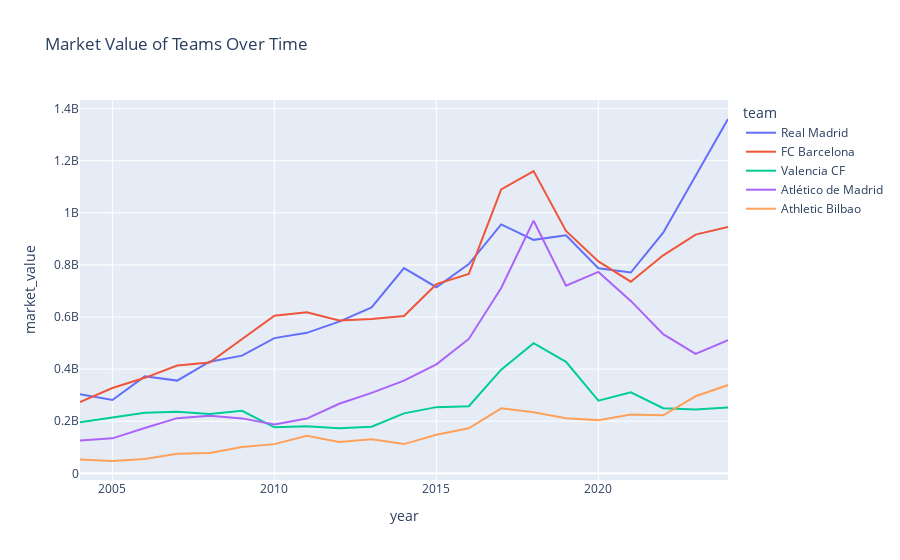

Notebook code for this chart:
### Code cell
teams = ['Real Madrid', 'FC Barcelona', 'Atlético de Madrid', 'Athletic Bilbao', 'Valencia CF']
show_financial_chart(teams=teams)

### Figure 1 — Plotly figure (JSON) as saved in the notebook; plotly's stock layout.template omitted (floating-point values rounded to 4 significant figures)
{"data": [{"hovertemplate": "team=Real Madrid<br>year=%{x}<br>market_value=%{y}<extra></extra>", "legendgroup": "Real Madrid", "line": {"color": "#636efa", "dash": "solid"}, "marker": {"symbol": "circle"}, "mode": "lines", "name": "Real Madrid", "orientation": "v", "showlegend": true, "type": "scatter", "x": [2004, 2005, 2006, 2007, 2008, 2009, 2010, 2011, 2012, 2013, 2014, 2015, 2016, 2017, 2018, 2019, 2020, 2021, 2022, 2023, 2024], "xaxis": "x", "y": [303700000, 281600000, 372200000, 355800000, 428600000, 451700000, 519000000, 539200000, 582400000, 636800000, 787800000, 714300000, 802900000, 955350000, 896100000, 913750000, 787300000, 770750000, 923450000, 1140000000, 1360000000], "yaxis": "y"}, {"hovertemplate": "team=FC Barcelona<br>year=%{x}<br>market_value=%{y}<extra></extra>", "legendgroup": "FC Barcelona", "line": {"color": "#EF553B", "dash": "solid"}, "marker": {"symbol": "circle"}, "mode": "lines", "name": "FC Barcelona", "orientation": "v", "showlegend": true, "type": "scatter", "x": [2004, 2005, 2006, 2007, 2008, 2009, 2010, 2011, 2012, 2013, 2014, 2015, 2016, 2017, 2018, 2019, 2020, 2021, 2022, 2023, 2024], "xaxis": "x", "y": [273030000, 327500000, 366500000, 413700000, 425400000, 515400000, 604700000, 618200000, 586600000, 592200000, 603800000, 726000000, 765300000, 1090000000, 1160000000, 930280000, 813500000, 735600000, 836800000, 916200000, 946000000], "yaxis": "y"}, {"hovertemplate": "team=Valencia CF<br>year=%{x}<br>market_value=%{y}<extra></extra>", "legendgroup": "Valencia CF", "line": {"color": "#00cc96", "dash": "solid"}, "marker": {"symbol": "circle"}, "mode": "lines", "name": "Valencia CF", "orientation": "v", "showlegend": true, "type": "scatter", "x": [2004, 2005, 2006, 2007, 2008, 2009, 2010, 2011, 2012, 2013, 2014, 2015, 2016, 2017, 2018, 2019, 2020, 2021, 2022, 2023, 2024], "xaxis": "x", "y": [195900000, 213550000, 232700000, 236500000, 227500000, 240000000, 176600000, 181000000, 172900000, 178800000, 230000000, 254000000, 257500000, 398050000, 499650000, 427800000, 278850000, 310600000, 249780000, 244730000, 253000000], "yaxis": "y"}, {"hovertemplate": "team=Atlético de Madrid<br>year=%{x}<br>market_value=%{y}<extra></extra>", "legendgroup": "Atlético de Madrid", "line": {"color": "#ab63fa", "dash": "solid"}, "marker": {"symbol": "circle"}, "mode": "lines", "name": "Atlético de Madrid", "orientation": "v", "showlegend": true, "type": "scatter", "x": [2004, 2005, 2006, 2007, 2008, 2009, 2010, 2011, 2012, 2013, 2014, 2015, 2016, 2017, 2018, 2019, 2020, 2021, 2022, 2023, 2024], "xaxis": "x", "y": [125650000, 134150000, 174000000, 211700000, 221400000, 210800000, 187000000, 210000000, 267000000, 308800000, 356000000, 418500000, 515799999, 711150000, 969700000, 720150000, 773100000, 661800000, 534299999, 458450000, 511000000], "yaxis": "y"}, {"hovertemplate": "team=Athletic Bilbao<br>year=%{x}<br>market_value=%{y}<extra></extra>", "legendgroup": "Athletic Bilbao", "line": {"color": "#FFA15A", "dash": "solid"}, "marker": {"symbol": "circle"}, "mode": "lines", "name": "Athletic Bilbao", "orientation": "v", "showlegend": true, "type": "scatter", "x": [2004, 2005, 2006, 2007, 2008, 2009, 2010, 2011, 2012, 2013, 2014, 2015, 2016, 2017, 2018, 2019, 2020, 2021, 2022, 2023, 2024], "xaxis": "x", "y": [53050000, 47230000, 54900000, 75000000, 77600000, 100800000, 112000000, 144200000, 119850000, 130699999, 112100000, 148000000, 172600000, 249400000, 234250000, 211750000, 204150000, 226050000, 222450000, 295650000, 338700000], "yaxis": "y"}], "layout": {"legend": {"title": {"text": "team"}, "tracegroupgap": 0}, "title": {"text": "Market Value of Teams Over Time"}, "xaxis": {"anchor": "y", "domain": [0, 1], "title": {"text": "year"}}, "yaxis": {"anchor": "x", "domain": [0, 1], "title": {"text": "market_value"}}}}
